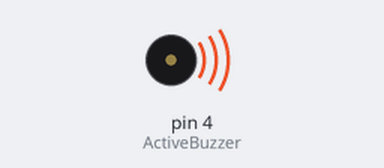
Recording of a sketch running on a simulated Arduino Uno, built with avr-gcc and run on an emulated ATmega328P. Shown: buzzer (waves = sounding).

Above: at 0.12 s.
At 3.5 s:
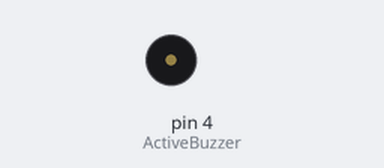
Timing chart, 0 to 6.6 s (numbered marks = the images above):
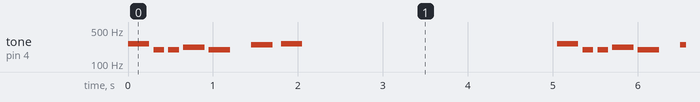

Measured:
- by itself, tone on pin 4 (ActiveBuzzer): repeats every 5.1 s: 2 × (silent 0.05 s, 196 Hz 0.13 s), silent 0.05 s, 220 Hz 0.25 s, silent 0.05 s, 196 Hz 0.25 s, silent 0.25 s, 247 Hz 0.25 s, silent 0.10 s, 262 Hz 0.25 s, silent 3.0 s, 262 Hz 0.25 s

The sketch:

04B_BuzzerMelody.ino
```cpp
/*
 * Author: Iwan
 * Project: 04B Buzzer Melody
 * Learning Objective: Advanced rhythmic control using tone/noTone
 * with precise vertical instruction mapping for beginners.
 */

/*
 * Connections:
 * [Standard 3-Pin Module]
 * 1. VCC (+): Arduino 5V.
 * 2. GND (-): Arduino GND.
 * 3. Signal (S): Arduino Pin 4.
 */

#define ActiveBuzzer 4

void setup() {
  // Define Pin 4 as output for the buzzer signal
  pinMode(ActiveBuzzer, OUTPUT);
}

void loop() {
  // --- SHAVE AND A HAIRCUT ---

  // Note 1: Tun
  tone(ActiveBuzzer, 262);
  delay(250);
  noTone(ActiveBuzzer);
  delay(50);

  // Note 2: Ta
  tone(ActiveBuzzer, 196);
  delay(125);
  noTone(ActiveBuzzer);
  delay(50);

  // Note 3: Ta
  tone(ActiveBuzzer, 196);
  delay(125);
  noTone(ActiveBuzzer);
  delay(50);

  // Note 4: Tun
  tone(ActiveBuzzer, 220);
  delay(250);
  noTone(ActiveBuzzer);
  delay(50);

  // Note 5: Tun (The longer pause before the end)
  tone(ActiveBuzzer, 196);
  delay(250);
  noTone(ActiveBuzzer);
  delay(250);

  // --- THE FINAL "TUN-TUN" ---

  // First Tun
  tone(ActiveBuzzer, 247);
  delay(250);
  noTone(ActiveBuzzer);
  delay(100); // Critical silence to separate identical frequencies

  // Second Tun
  tone(ActiveBuzzer, 262);
  delay(250);
  noTone(ActiveBuzzer);

  // Wait 3 seconds before repeating the melody
  delay(3000);
}
```
